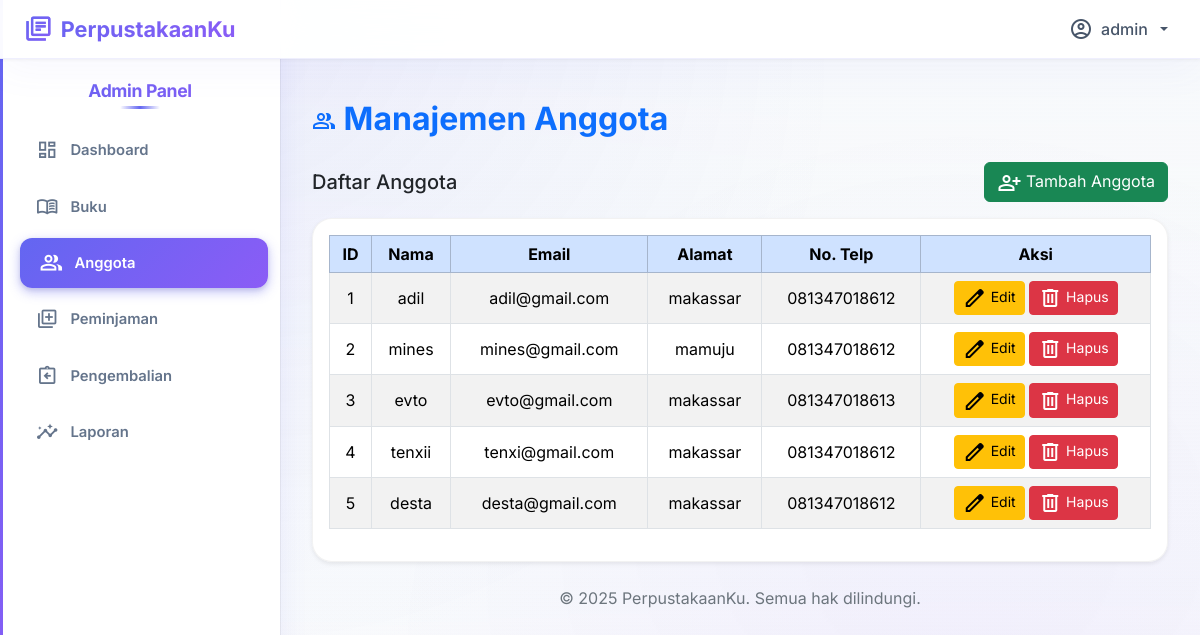
Page /admin/anggota/anggota.php (signed in) on the committed database.
### tables this page shows
CREATE TABLE `anggota_222274` (
  `id_anggota_222274` int(11) NOT NULL,
  `nama_222274` varchar(100) DEFAULT NULL,
  `email_222274` varchar(100) DEFAULT NULL,
  `password_222274` varchar(255) DEFAULT NULL,
  `alamat_222274` text DEFAULT NULL,
  `no_telp_222274` varchar(20) DEFAULT NULL,
  `tanggal_daftar_222274` date DEFAULT NULL
);

### admin/anggota/anggota.php (the view, shortened to what this page needs)
<?php
include '../../config/connect.php';
$sql = "SELECT * FROM anggota_222274 ORDER BY id_anggota_222274 ASC";
$result = $conn->query($sql);
?>
<?php include '../templates/header_sidebar.php'; ?>
<div id="main-content">
  <h2 class="fw-bold text-primary mb-4">
    <span class="material-symbols-outlined align-middle">group</span>
    Manajemen Anggota
  </h2>
  <div class="d-flex justify-content-between align-items-center mb-3">
    <h5 class="mb-0">Daftar Anggota</h5>
    <a href="tambah_anggota.php" class="btn btn-success">
      <span class="material-symbols-outlined align-middle">person_add</span> Tambah Anggota
    </a>
  </div>
  <div class="card shadow-sm">
    <div class="card-body">
      <div class="table-responsive">
        <table class="table table-bordered table-striped table-hover align-middle text-center">
          <thead class="table-primary">
            <tr>
              <th>ID</th>
              <th>Nama</th>
              <th>Email</th>
              <th>Alamat</th>
              <th>No. Telp</th>
              <th>Aksi</th>
            </tr>
          </thead>
          <tbody>
            <?php if($result->num_rows > 0): ?>
              <?php while($row = $result->fetch_assoc()): ?>
                <tr>
                  <td><?= $row['id_anggota_222274'] ?></td>
                  <td><?= $row['nama_222274'] ?></td>
                  <td><?= $row['email_222274'] ?></td>
                  <td><?= $row['alamat_222274'] ?></td>
                  <td><?= $row['no_telp_222274'] ?></td>
                  <td>
                    <a href="edit_anggota.php?id=<?= $row['id_anggota_222274'] ?>" class="btn btn-warning btn-sm">
                      <span class="material-symbols-outlined align-middle">edit</span> Edit
                    </a>
                    <a href="hapus_anggota.php?id=<?= $row['id_anggota_222274'] ?>" class="btn btn-danger btn-sm" onclick="return confirm('Yakin hapus anggota?')">
                      <span class="material-symbols-outlined align-middle">delete</span> Hapus
                    </a>
                  </td>
                </tr>
              <?php endwhile; ?>
            <?php else: ?>
              <tr>
                <td colspan="6">Belum ada anggota.</td>
              </tr>
            <?php endif; ?>
          </tbody>
        </table>
      </div>
    </div>
  </div>
  <footer class="text-center mt-4 mb-2 text-secondary">
    &copy; <?= date('Y') ?> PerpustakaanKu. Semua hak dilindungi.
  </footer>
</div>
</body>
</html>

### admin/templates/header_sidebar.php (style rules this page uses)
#main-content { margin-left: 280px; padding: 2rem; padding-top: 100px; transition: all 0.4s cubic-bezier(0.4, 0, 0.2, 1); position: relative; z-index: 1; min-height: 100vh; }
.card { border-radius: 20px; box-shadow: 0 1px 3px rgba(0, 0, 0, 0.05), 0 10px 30px rgba(0, 0, 0, 0.05); transition: all 0.4s cubic-bezier(0.4, 0, 0.2, 1); overflow: hidden; border: 1px solid rgba(0, 0, 0, 0.05); background: rgba(255, 255, 255, 0.95); backdrop-filter: blur(20px); position: relative; }
.card::before { content: ''; position: absolute; top: 0; left: 0; right: 0; height: 4px; background: linear-gradient(90deg, #6366f1 0%, #8b5cf6 100%); transform: scaleX(0); transform-origin: left; transition: transform 0.4s cubic-bezier(0.4, 0, 0.2, 1); }
.card { animation: fadeIn 0.5s ease backwards; }
.card:nth-child(3) { animation-delay: 0.3s; }

### rows in the picture
anggota_222274: id_anggota_222274 "1", nama_222274 "adil", email_222274 "adil@gmail.com", alamat_222274 "makassar", no_telp_222274 "081347018612"
anggota_222274: id_anggota_222274 "2", nama_222274 "mines", email_222274 "mines@gmail.com", alamat_222274 "mamuju", no_telp_222274 "081347018612"
anggota_222274: id_anggota_222274 "3", nama_222274 "evto", email_222274 "evto@gmail.com", alamat_222274 "makassar", no_telp_222274 "081347018613"
anggota_222274: id_anggota_222274 "4", nama_222274 "tenxii", email_222274 "tenxi@gmail.com", alamat_222274 "makassar", no_telp_222274 "081347018612"
anggota_222274: id_anggota_222274 "5", nama_222274 "desta", email_222274 "desta@gmail.com", alamat_222274 "makassar", no_telp_222274 "081347018612"

### other values in the picture
$namaAdmin "admin"
